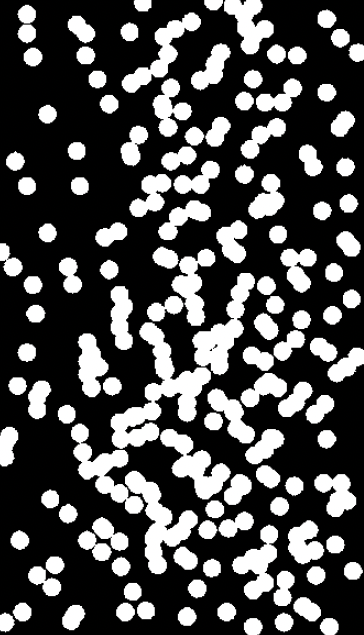
#> input picture hoja1/microscope.png, 364 x 635 px
$ jupyter execute hoja.ipynb
#> lines starting #> are read from the running program, lines starting #| are printed output that depends on the picture; after the words box and inside, x2 and y2 are one past the last pixel; in counts of white or black regions, pixels touching at a corner belong together
### Ejercicio 1

1. Leer la seccion 9.4 sobre el operador Hit or Miss. Explicar con sus propias palabras como funciona este operador, y como se
construye la operacion A ∗ B a partir de las operaciones basicas de dilatacion, erosion, opening, closing y diferencia

El operador de transformación hot or miss es una herramienta que se utiliza en procesamiento morfológico de imágenes con el fin de poder detectar formas específicas dentro de una imagen, funciona comparando una imagen con una plantilla dada que se conoce como elemento estructurante, para luego encontrar coincidencias exactas. La operación A x B se construye de diferentes básicas de morfología como lo son la dilatación, erosión, apertura, cierre y diferencia los pasos para construir dicha operación son los siguientes:

1. Dilatación de A con B: Se aplica la operación de dilatación entre la imagen A y el elemento estructurante B, esto lo que hará es que expandirá los objetos en la Imagen A de acuerdo con la forma y el tamaño del elemento B.
2. Erosión de la imagen complementaria de A con el complemento de B: Se toma el complemento de la imagen A y el complemento del elemento estructurante b, luego se aplica la operación de erosión entre ellos, lo cual ayuda a  encontrar las ubicaciones en las que el fondo en la imagen original coincide exactamente con el complemento del elemento estructurante.
3. Intersección de los resultados de la dilatación y la erosión: Encontramos la intersección de los resultados obtenidos en los pasos 1 y 2. Esto nos dará las ubicaciones donde los objetos dilatados de A coinciden exactamente con B y donde el fondo complementario de A coincide exactamente con el complemento de B.
4. Resultado final: El resultado final de A X B será la imagen que contiene las ubicaciones donde los objetos en A coinciden exactamente con B y donde el fondo complementario de A coincide exactamente con el complemento de B.

Sobre la imagen microscope.png, aplicar los siguientes pasos:
1.  Binarizar la imagen (si no esta binarizada).
2. Obtener la componente conexa de menor tamano. ¿Cuantos pıxeles tiene?
3. Recortar la componente conexa de mayor tamano, y remover el resto de componentes. Mostrar una imagen binaria
donde solo quede la mayor componente conexa.elulas hay en total. ¿Comparar el numero obtenido contra el
numero verdadero de celulas?

[cell 1]
import cv2
import matplotlib.pyplot as plt
from skimage import io, measure
import numpy as np

[cell 2]
# Cargar la imagen
imagen = cv2.imread('microscope.png', cv2.IMREAD_GRAYSCALE)
#> imagen: shape (635, 364); min 0, max 255, mean 76.6

# Binarizar la imagen usando el método de Otsu
_, binarizada = cv2.threshold(imagen, 0, 255, cv2.THRESH_BINARY + cv2.THRESH_OTSU)
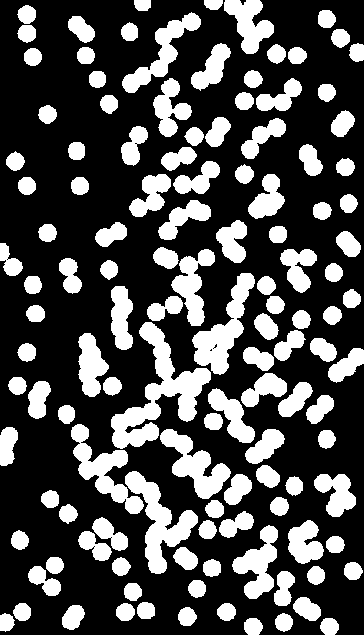
#> binarizada: shape (635, 364); 30% white; 125 white regions

plt.figure(figsize=(10, 5))

plt.subplot(1, 2, 1)
plt.imshow(imagen, cmap='gray')
plt.title('Imagen Original')

plt.subplot(1, 2, 2)
plt.imshow(binarizada, cmap='gray')
plt.title('Imagen Binarizada')

plt.show()
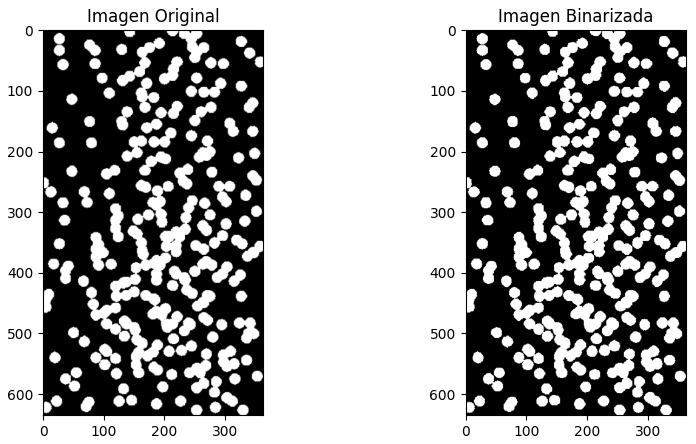
#> figure drawn by matplotlib, 2 panels

[cell 3]
labeled_image = measure.label(binarizada)
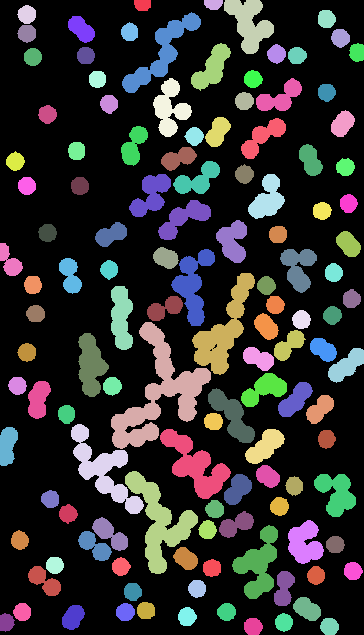
#> labeled_image: shape (635, 364) int64; 126 distinct labels, from 0 to 125; one colour per label, 0 black

# Obtener propiedades de las regiones etiquetadas
regions = measure.regionprops(labeled_image)
#> regions = 125 regions; largest, box (x1, y1, x2, y2) and area: (111, 322, 211, 449) 4179, (125, 471, 198, 574) 2618, (192, 273, 255, 375) 2399, (71, 424, 144, 514) 2156, (160, 429, 231, 499) 2044

# Encontrar la región de menor tamaño
smallest_region = min(regions, key=lambda x: x.area)

# Obtener el tamaño de la región de menor tamaño
smallest_region_size = smallest_region.area
#> smallest_region_size = 158

print("El tamaño de la componente conexa de menor tamaño es:", smallest_region_size, "píxeles.")
#| El tamaño de la componente conexa de menor tamaño es: 158.0 píxeles.

[cell 4]
largest_region = max(regions, key=lambda x: x.area)
print("El tamaño de la componente conexa de mayor tamaño es:", largest_region.area, "píxeles.")
#| El tamaño de la componente conexa de mayor tamaño es: 4179.0 píxeles.

# Crear una imagen binaria con solo la región de mayor tamaño
binary_image = np.where(labeled_image == largest_region.label, 1, 0)
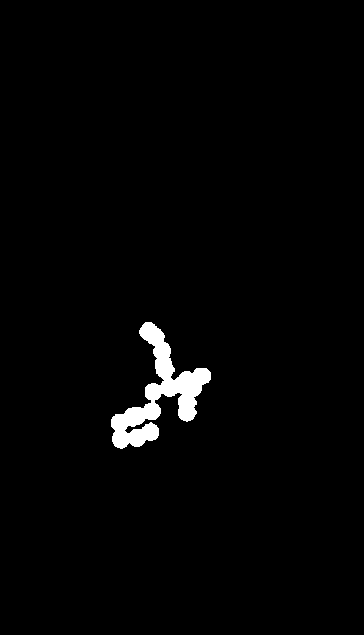
#> binary_image: shape (635, 364) int64; values 0 (black) and 1 (white), 1.8% white; 1 white region, box (x1, y1, x2, y2) and area: (111, 322, 211, 449) 4179

# Guardar la imagen binaria resultante
io.imsave('largest_component.png', binary_image.astype(np.uint8))

# Contar el número de células
num_cells = len(regions)
#> num_cells = 125

print("Número total de células en la imagen:", num_cells)
#| Número total de células en la imagen: 125
